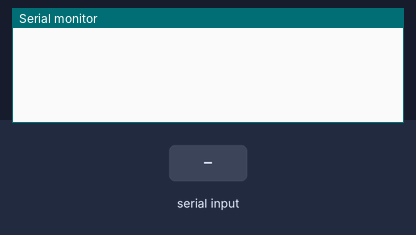
A sketch run on a simulated Arduino Uno, built with avr-gcc and run on an emulated ATmega328P. Parts: the last lines printed to the serial monitor. The inputs (shaded band) are chosen by the test bench.

Above: at 1.2 s.
1.3 s: "?\n" received over Serial
At 2.9 s:
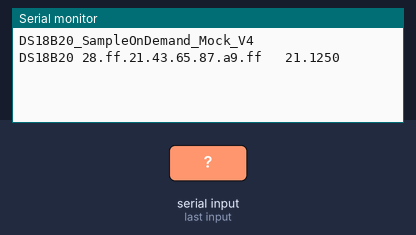
3.5 s: byte 96 ('`') received over Serial
At 3.9 s:
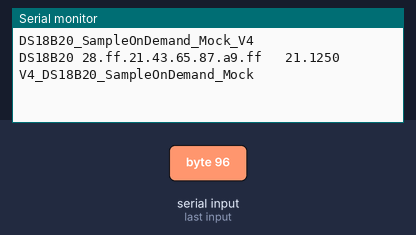

Measured:
- after the input at 1.3 s, the serial monitor: prints a new line at once (image 1)
- after the input at 3.5 s, the serial monitor: prints a new line at once (image 2)

The sketch:

DS18B20_SampleOnDemand_Mock.ino
```cpp
// (licence header left out)
/*
 * This code emits valid data to test DS18B20 consumption code with an
 * Arduino but no sensors.
 *
 * This code waits for '\n' on the Serial port and when a "\n" is seen
 * the code will send data out the serial port at SERIAL_BAUD_RATE baud.
 *
 * If a '?' is received the it will return a line with the name of the
 * sketch and a version with an extra new line.
 *
 * Data is in the format of:
 *   "DS18B20 AA.AA.AA.AA.AA.AA.AA.AA   DD.DDDD\n"
 * where:
 *   DS18B20 indicates the sensor type
 *   AA....AA is the device ID
 *   DD.DDDD is degrees Celsius -- possibly negative
 *
 * Malformed data is silently discarded.
 *
 * V2   '?' command provides version info
 * V3   Respond to '\r' the same as '\n'
 * V4   NOTE:  Commands are changed!
 *      '`' for version, '?' for samples, '\r' and '\n' are ignored with other commands
 *
 */


// DS18S20 Temperature chip i/o

int use_new_commands = 0;  /* start using execution using the old commands */

#define DEBUG 0
#define SERIAL_BAUD_RATE 115200

#define DS18B20_BYTES_IN_ADDRESS 8
#define DS18B20_BYTES_IN_DATA 8
#define DS18B20_BYTES_IN_DATA_PLUS_CRC 9
#define DS18B20_ID_CONSTANT (0x28)
#define DS18B20_CONVERSION_TIME_IN_MSEC (760)  /* spec says 750 */

void setup(void) {
  Serial.begin(SERIAL_BAUD_RATE);
}

/*
   Format the address & temperture then
   send the output for a sensor out the serial port
*/
void sendOutput(byte addr[], byte data[]) {

  int16_t raw_temp = (data[1] << 8) | (0xff & data[0]);
  float temp = raw_temp * 1.0;
  temp = temp / 16.0;
  char temp_str[] = "\0\0\0\0\0\0\0\0\0\0\0\0"; // more than needed
  dtostrf(temp, 9, 4, temp_str);

  char output_str[] = "DS18B20 xx.xx.xx.xx.xx.xx.xx.xx -999.99\n\0\0\0\0";
  sprintf(output_str, "DS18B20 %02x.%02x.%02x.%02x.%02x.%02x.%02x.%02x %s\n",
          addr[0], addr[1], addr[2], addr[3], addr[4], addr[5], addr[6], addr[7],
          temp_str);
  Serial.print(output_str);
} // sendOutput

/* Mock data */
byte addr[] = {0x28, 0xff, 0x21, 0x43, 0x65, 0x87, 0xa9, 0xff};
byte data[] = {0x52, 0x01, 0x4B, 0x46, 0x7F, 0xFF, 0x0C, 0x10, 0x07};

/*
   Where the work is done
*/
void sampleSensors() {
  // fake sample
  delay(DS18B20_CONVERSION_TIME_IN_MSEC+10);  // delay a bit as the real one would
  sendOutput(addr, data);

  /* indicate all sensors have been sampled */
  Serial.write('\n');
}


void loop(void) {
    /* wait till the controller tells us to take samples by sending a '\n' */
    int ch = Serial.read();
    if (ch > 0) {
      if (DEBUG) {
        Serial.print("Command: 0x");
        Serial.print(ch, HEX);
        Serial.print('\n');
      }
    }
    if ('`' == ch) {  /* switch to new command set once a '`' is received */
      use_new_commands = 1;
    }

    if (use_new_commands) {
      if ('?' == ch) {
        sampleSensors();
      } else if ('`' == ch) {
        Serial.println("V4_DS18B20_SampleOnDemand_Mock");
      }
    } else {
      /* use old commands */
      if ((ch == '\n') || (ch == '\r')) {
        sampleSensors();
      } else if (ch == '?') {
        Serial.println("DS18B20_SampleOnDemand_Mock_V4\n");
      }
    }
} // loop()
```
